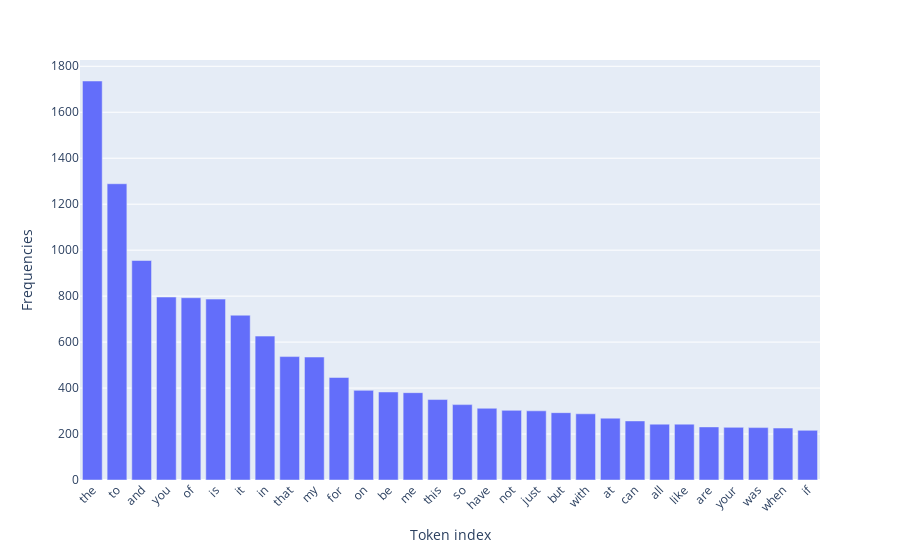

Notebook source saved alongside this figure:
### Code cell
import plotly.express as px
x_selected = [count_vect.get_feature_names()[i] for i in train_top_30]
y_selected = sorted(term_frequencies, reverse = True)[:30]

fig = px.bar(x=x_selected, y=y_selected)

fig.update_xaxes(tickangle=315)
fig.update_layout(xaxis_title="Token index", yaxis_title="Frequencies")

fig.show()

### Figure 1 — Plotly figure (JSON) as saved in the notebook; plotly's stock layout.template omitted (floating-point values rounded to 4 significant figures)
{"data": [{"alignmentgroup": "True", "hovertemplate": "x=%{x}<br>y=%{y}<extra></extra>", "legendgroup": "", "marker": {"color": "#636efa", "pattern": {"shape": ""}}, "name": "", "offsetgroup": "", "orientation": "v", "showlegend": false, "textposition": "auto", "type": "bar", "x": ["the", "to", "and", "you", "of", "is", "it", "in", "that", "my", "for", "on", "be", "me", "this", "so", "have", "not", "just", "but", "with", "at", "can", "all", "like", "are", "your", "was", "when", "if"], "xaxis": "x", "y": [1736, 1289, 955, 796, 793, 787, 717, 626, 537, 535, 446, 390, 383, 380, 350, 328, 312, 303, 301, 293, 288, 269, 257, 243, 243, 231, 229, 228, 226, 216], "yaxis": "y"}], "layout": {"barmode": "relative", "legend": {"tracegroupgap": 0}, "margin": {"t": 60}, "xaxis": {"anchor": "y", "domain": [0, 1], "tickangle": -45, "title": {"text": "Token index"}}, "yaxis": {"anchor": "x", "domain": [0, 1], "title": {"text": "Frequencies"}}}}
